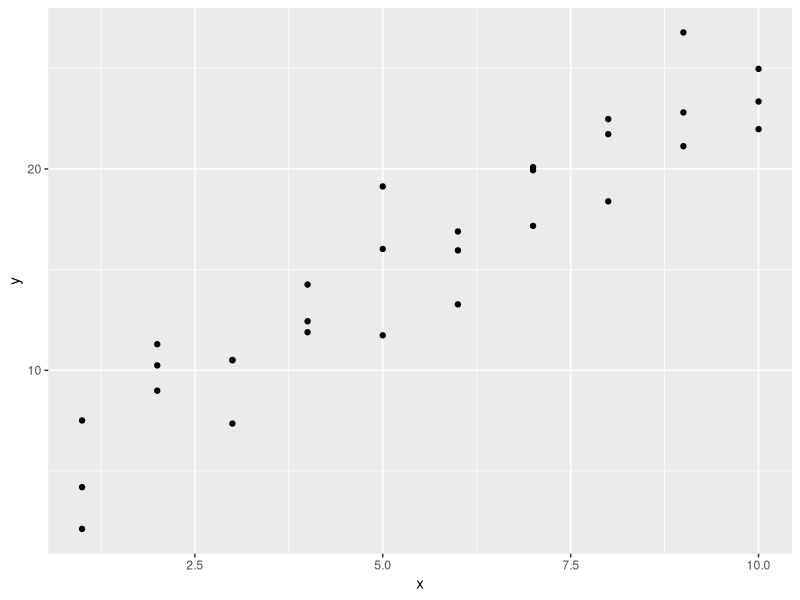
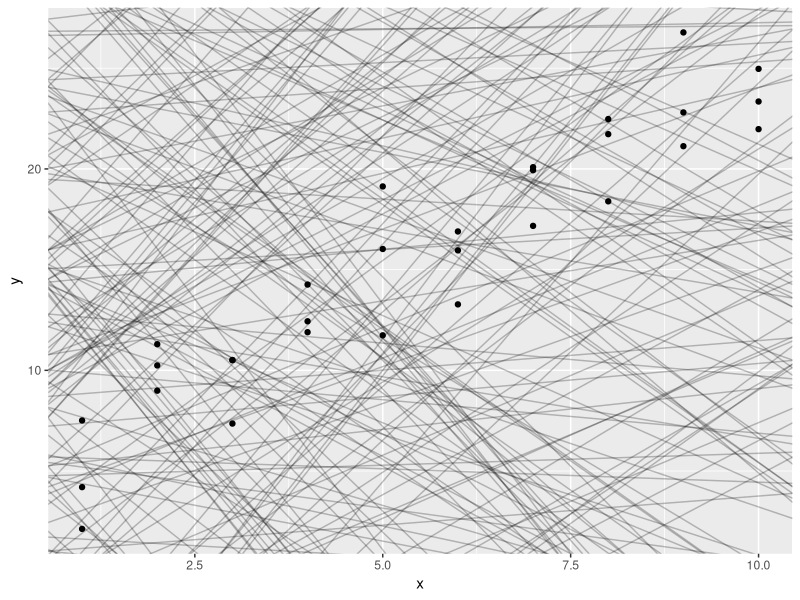
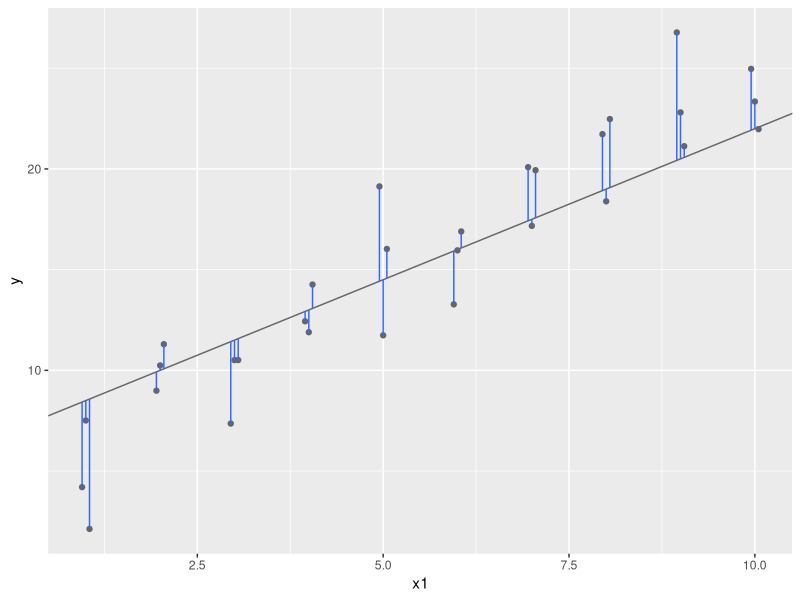
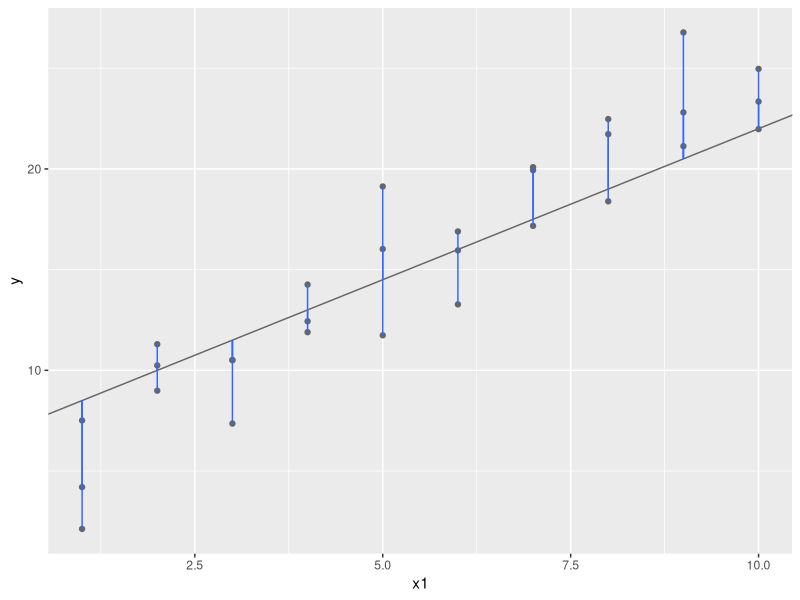
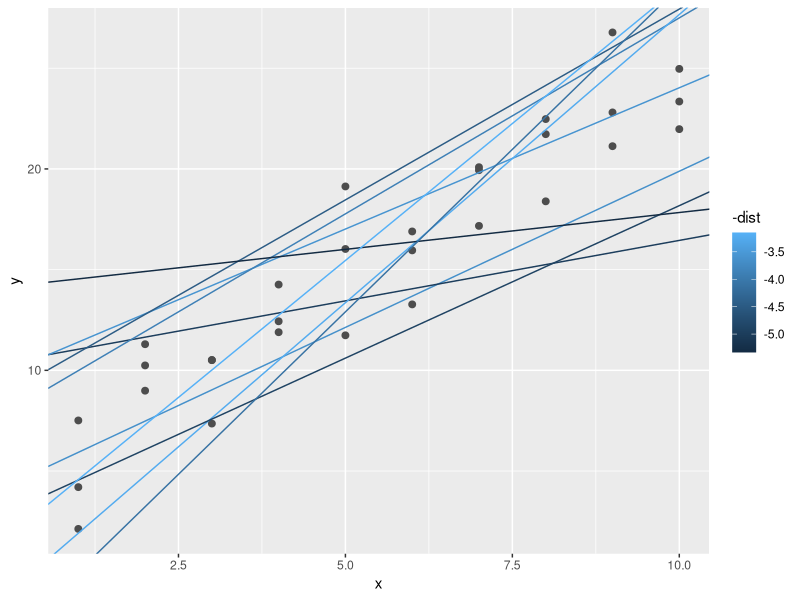
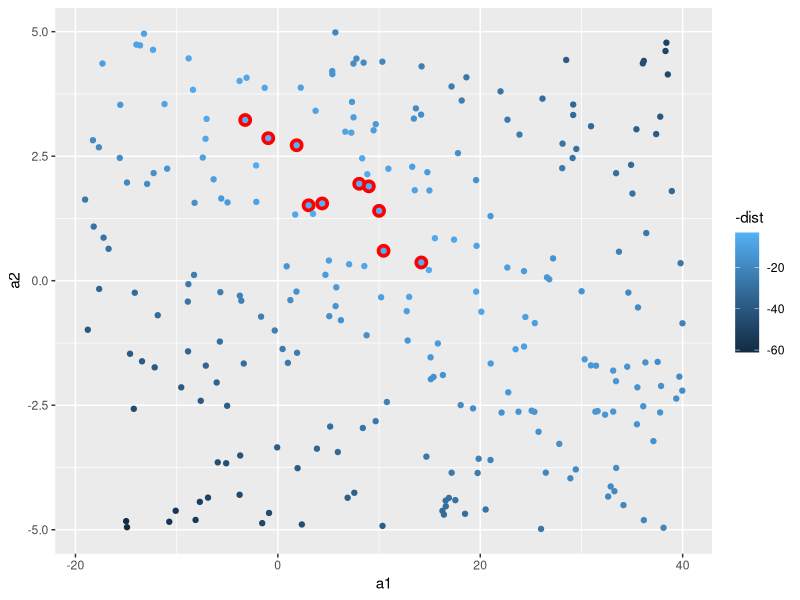
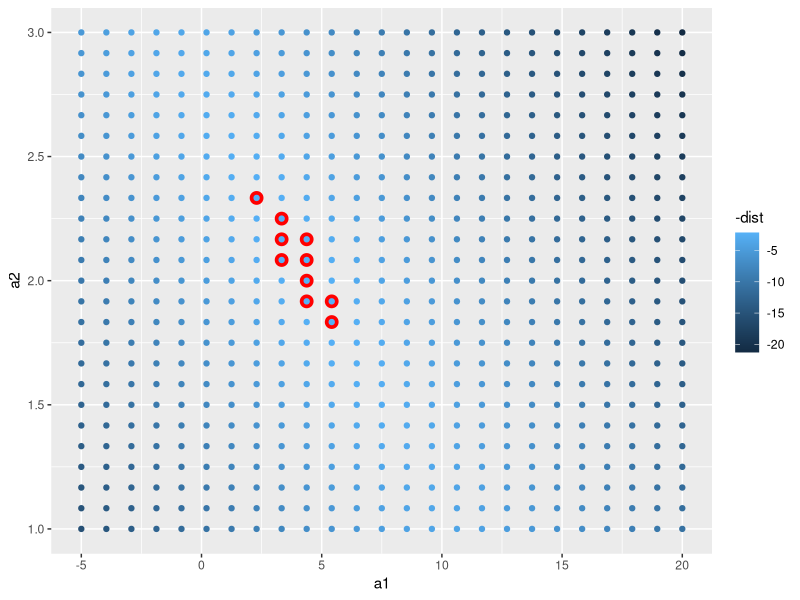
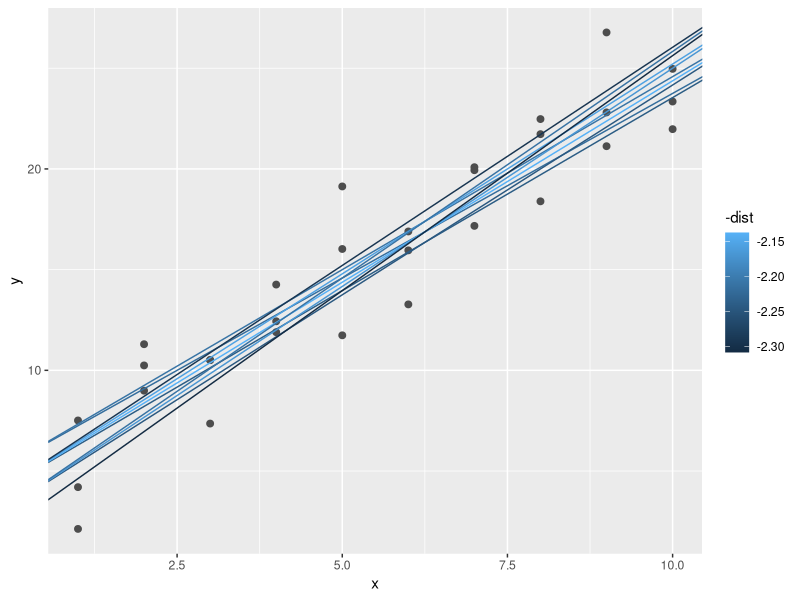

The R source for these figures, in order: (Note: this script raises an error after producing the figures.)
## ---- chunk 1
library(tidyverse)
library(modelr)
## ---- chunk 2
ggplot(sim1, aes(x, y)) + 
  geom_point()
## ---- chunk 3
models <- tibble(
  a1 = runif(250, -20, 40),
  a2 = runif(250, -5, 5)
)
models
ggplot(sim1, aes(x, y)) + geom_point() +
  geom_abline(aes(intercept = a1, slope = a2), data = models, alpha = 1/4)
## ---- chunk 4
dist <- sim1 %>% 
  mutate(
    dodge = rep(c(-1, 0, 1) / 20, 10),
    x1 = x + dodge,
    pred = 7 + x1 * 1.5
  )

dist1 <- sim1 %>% 
  mutate(
    dodge = rep(c(-1, 0, 1) / 20, 10),
    x1 = x,
    pred = 7 + x1 * 1.5
  )
ggplot(dist, aes(x1, y)) + 
  geom_abline(intercept = 7, slope = 1.5, colour = "grey40") +
  geom_point(colour = "grey40") +
  geom_linerange(aes(ymin = y, ymax = pred), colour = "#3366FF") 

ggplot(dist1, aes(x1, y)) + 
  geom_abline(intercept = 7, slope = 1.5, colour = "grey40") +
  geom_point(colour = "grey40") +
  geom_linerange(aes(ymin = y, ymax = pred), colour = "#3366FF") 

## ---- chunk 5
model1 <- function(a, data) {
  a[1] + data$x * a[2]
}
model1(c(7, 1.5), sim1)
## ---- chunk 6
measure_distance <- function(mod, data) {
  diff <- data$y - model1(mod, data)
  sqrt(mean(diff ^ 2))
}
measure_distance(c(7, 1.5), sim1)
## ---- chunk 7
sim1_dist <- function(a1, a2) {
  measure_distance(c(a1, a2), sim1)
}

models <- models %>% 
  mutate(dist = purrr::map2_dbl(a1, a2, sim1_dist))
models
## ---- chunk 8
ggplot(sim1, aes(x, y)) + 
  geom_point(size = 2, colour = "grey30") + 
  geom_abline(
    aes(intercept = a1, slope = a2, colour = -dist), 
    data = filter(models, rank(dist) <= 10)
  )
## ---- chunk 9
ggplot(models, aes(a1, a2)) +
  geom_point(data = filter(models, rank(dist) <= 10), size = 4, colour = "red") +
  geom_point(aes(colour = -dist))
## ---- chunk 10
grid <- expand.grid(
  a1 = seq(-5, 20, length = 25),
  a2 = seq(1, 3, length = 25)
  ) %>% 
  mutate(dist = purrr::map2_dbl(a1, a2, sim1_dist))

grid %>% 
  ggplot(aes(a1, a2)) +
  geom_point(data = filter(grid, rank(dist) <= 10), size = 4, colour = "red") +
  geom_point(aes(colour = -dist)) 
## ---- chunk 11
ggplot(sim1, aes(x, y)) + 
  geom_point(size = 2, colour = "grey30") + 
  geom_abline(
    aes(intercept = a1, slope = a2, colour = -dist), 
    data = filter(grid, rank(dist) <= 10)
  )
## ---- chunk 12
best <- optim(c(0, 0), measure_distance, data = sim1)
best$par

ggplot(sim1, aes(x, y)) + 
  geom_point(size = 2, colour = "grey30") + 
  geom_abline(intercept = best$par[1], slope = best$par[2])
## ---- chunk 13
sim1_mod <- lm(y ~ x, data = sim1)
coef(sim1_mod)
## ---- chunk 14
    sim1a <- tibble(
      x = rep(1:10, each = 3),
      y = x * 1.5 + 6 + rt(length(x), df = 2)
    )
## ---- chunk 15
    measure_distance <- function(mod, data) {
      diff <- data$y - make_prediction(mod, data)
      mean(abs(diff))
    }
## ---- chunk 16
grid <- sim1 %>% 
  data_grid(x) 
grid
## ---- chunk 17
grid <- grid %>% 
  add_predictions(sim1_mod) 
grid
## ---- chunk 18
ggplot(sim1, aes(x,y)) + geom_point() +
  geom_line(aes(x,y = pred), data = grid, colour = "red", size = 1)
## ---- chunk 19
sim1 <- sim1 %>% 
  add_residuals(sim1_mod)
sim1
## ---- chunk 20
ggplot(sim1, aes(resid)) + 
  geom_freqpoly(binwidth = 0.5)
## ---- chunk 21
ggplot(sim1, aes(x, resid)) + 
  geom_ref_line(h = 0) +
  geom_point() 
## ---- chunk 22
df <- tribble(
  ~y, ~x1, ~x2,
  4, 2, 5,
  5, 1, 6
)
model_matrix(df, y ~ x1)
## ---- chunk 23
model_matrix(df, y ~ x1 - 1)
## ---- chunk 24
model_matrix(df, y ~ x1 + x2)
## ---- chunk 25
df <- tribble(
  ~ sex, ~ response,
  "male", 1,
  "female", 2,
  "male", 1
)
model_matrix(df, response ~ sex)
## ---- chunk 26
ggplot(sim2) + 
  geom_point(aes(x, y))
## ---- chunk 27
mod2 <- lm(y ~ x, data = sim2)

grid <- sim2 %>% 
  data_grid(x) %>% 
  add_predictions(mod2)
grid
## ---- chunk 28
ggplot(sim2, aes(x)) + 
  geom_point(aes(y = y)) +
  geom_point(data = grid, aes(y = pred), colour = "red", size = 4)
## ---- chunk 29
tibble(x = "e") %>% 
  add_predictions(mod2)
## ---- chunk 30
ggplot(sim3, aes(x1, y)) + 
  geom_point(aes(colour = x2))
## ---- chunk 31
mod1 <- lm(y ~ x1 + x2, data = sim3)
mod2 <- lm(y ~ x1 * x2, data = sim3)
## ---- chunk 32
grid <- sim3 %>% 
  data_grid(x1, x2) %>% 
  gather_predictions(mod1, mod2)
grid
## ---- chunk 33
ggplot(sim3, aes(x1, y, colour = x2)) + 
  geom_point() + 
  geom_line(data = grid, aes(y = pred)) + 
  facet_wrap(~ model)
## ---- chunk 34
sim3 <- sim3 %>% 
  gather_residuals(mod1, mod2)

ggplot(sim3, aes(x1, resid, colour = x2)) + 
  geom_point() + 
  facet_grid(model ~ x2)
## ---- chunk 35
mod1 <- lm(y ~ x1 + x2, data = sim4)
mod2 <- lm(y ~ x1 * x2, data = sim4)

grid <- sim4 %>% 
  data_grid(
    x1 = seq_range(x1, 5), 
    x2 = seq_range(x2, 5) 
  ) %>% 
  gather_predictions(mod1, mod2)
grid
## ---- chunk 36
    seq_range(c(0.0123, 0.923423), n = 5)
    seq_range(c(0.0123, 0.923423), n = 5, pretty = TRUE)
## ---- chunk 37
ggplot(grid, aes(x1, x2)) + 
  geom_tile(aes(fill = pred)) + 
  facet_wrap(~ model)
## ---- chunk 38
ggplot(grid, aes(x1, pred, colour = x2, group = x2)) + 
  geom_line() +
  facet_wrap(~ model)
ggplot(grid, aes(x2, pred, colour = x1, group = x1)) + 
  geom_line() +
  facet_wrap(~ model)
## ---- chunk 39
df <- tribble(
  ~y, ~x,
   1,  1,
   2,  2, 
   3,  3
)
model_matrix(df, y ~ x^2 + x)
model_matrix(df, y ~ I(x^2) + x)
## ---- chunk 40
model_matrix(df, y ~ poly(x, 2))
## ---- chunk 41
library(splines)
model_matrix(df, y ~ ns(x, 2))
## ---- chunk 42
sim5 <- tibble(
  x = seq(0, 3.5 * pi, length = 50),
  y = 4 * sin(x) + rnorm(length(x))
)

ggplot(sim5, aes(x, y)) +
  geom_point()
## ---- chunk 43
mod1 <- lm(y ~ ns(x, 1), data = sim5)
mod2 <- lm(y ~ ns(x, 2), data = sim5)
mod3 <- lm(y ~ ns(x, 3), data = sim5)
mod4 <- lm(y ~ ns(x, 4), data = sim5)
mod5 <- lm(y ~ ns(x, 5), data = sim5)

grid <- sim5 %>% 
  data_grid(x = seq_range(x, n = 50, expand = 0.1)) %>% 
  gather_predictions(mod1, mod2, mod3, mod4, mod5, .pred = "y")

ggplot(sim5, aes(x, y)) + 
  geom_point() +
  geom_line(data = grid, colour = "red") +
  facet_wrap(~ model)
## ---- chunk 44
df <- tribble(
  ~x, ~y,
  1, 2.2,
  2, NA,
  3, 3.5,
  4, 8.3,
  NA, 10
)

mod <- lm(y ~ x, data = df)
## ---- chunk 45
mod <- lm(y ~ x, data = df, na.action = na.exclude)
## ---- chunk 46
nobs(mod)
